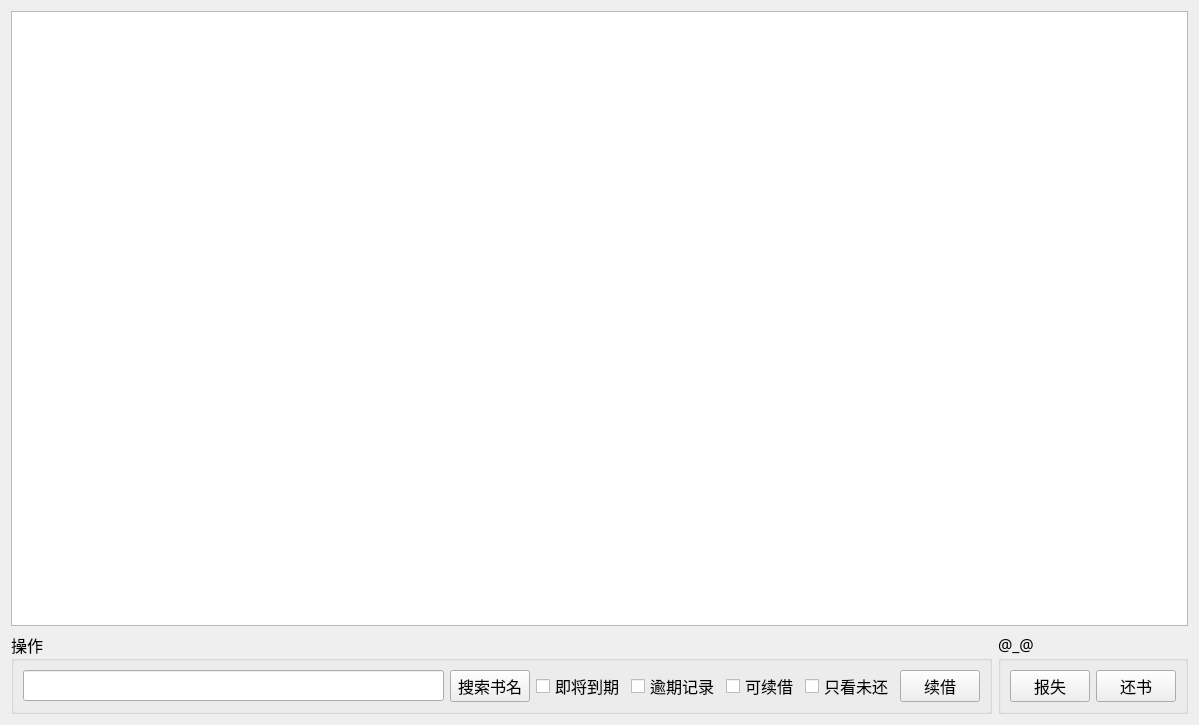
<?xml version="1.0" encoding="UTF-8"?>
<ui version="4.0">
 <class>BorrowInfo</class>
 <widget class="QWidget" name="BorrowInfo">
  <property name="geometry">
   <rect>
    <x>0</x>
    <y>0</y>
    <width>1199</width>
    <height>725</height>
   </rect>
  </property>
  <property name="font">
   <font>
    <family>微软雅黑</family>
    <pointsize>12</pointsize>
   </font>
  </property>
  <property name="windowTitle">
   <string>Form</string>
  </property>
  <property name="styleSheet">
   <string notr="true"/>
  </property>
  <layout class="QVBoxLayout" name="verticalLayout">
   <item>
    <widget class="QTableView" name="tableView"/>
   </item>
   <item>
    <layout class="QHBoxLayout" name="horizontalLayout">
     <item>
      <widget class="QGroupBox" name="groupBox">
       <property name="title">
        <string>操作</string>
       </property>
       <layout class="QGridLayout" name="gridLayout">
        <item row="0" column="1">
         <widget class="QPushButton" name="pushButton_3">
          <property name="text">
           <string>搜索书名</string>
          </property>
         </widget>
        </item>
        <item row="0" column="2">
         <widget class="QCheckBox" name="checkBox_4">
          <property name="text">
           <string>即将到期</string>
          </property>
         </widget>
        </item>
        <item row="0" column="5">
         <widget class="QCheckBox" name="checkBox">
          <property name="text">
           <string>只看未还</string>
          </property>
         </widget>
        </item>
        <item row="0" column="7">
         <widget class="QPushButton" name="pushButton">
          <property name="text">
           <string>续借</string>
          </property>
         </widget>
        </item>
        <item row="0" column="3">
         <widget class="QCheckBox" name="checkBox_2">
          <property name="text">
           <string>逾期记录</string>
          </property>
         </widget>
        </item>
        <item row="0" column="0">
         <widget class="QLineEdit" name="lineEdit"/>
        </item>
        <item row="0" column="4">
         <widget class="QCheckBox" name="checkBox_3">
          <property name="text">
           <string>可续借</string>
          </property>
         </widget>
        </item>
       </layout>
      </widget>
     </item>
     <item>
      <widget class="QGroupBox" name="groupBorrow">
       <property name="title">
        <string>@_@</string>
       </property>
       <layout class="QGridLayout" name="gridLayout_2">
        <item row="0" column="1">
         <widget class="QPushButton" name="pushButton_2">
          <property name="text">
           <string>还书</string>
          </property>
         </widget>
        </item>
        <item row="0" column="0">
         <widget class="QPushButton" name="pushButton_4">
          <property name="text">
           <string>报失</string>
          </property>
         </widget>
        </item>
       </layout>
      </widget>
     </item>
    </layout>
   </item>
  </layout>
 </widget>
 <resources/>
 <connections/>
</ui>
